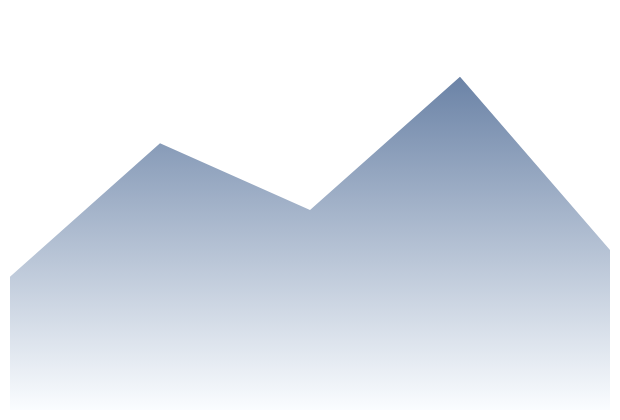

Specify this chart in Vega-Lite:
### Vega specification from a JSON file in a GitHub repository (floating-point values rounded to 4 significant figures)
{"$schema": "https://vega.github.io/schema/vega/v6.json", "width": 300, "height": 200, "padding": 5, "autosize": "none", "background": "white", "data": [{"name": "table", "values": [{"x": 0, "y": 10}, {"x": 1, "y": 20}, {"x": 2, "y": 15}, {"x": 3, "y": 25}, {"x": 4, "y": 12}]}], "scales": [{"name": "x", "type": "linear", "domain": [0, 4], "range": "width"}, {"name": "y", "type": "linear", "domain": [0, 30], "range": [{"signal": "height"}, 0]}], "marks": [{"type": "area", "from": {"data": "table"}, "encode": {"update": {"x": {"scale": "x", "field": "x"}, "y": {"scale": "y", "field": "y"}, "y2": {"scale": "y", "value": 0}, "fill": {"value": {"gradient": "linear", "stops": [{"offset": 0, "color": "#08306b"}, {"offset": 1, "color": "#f7fbff"}], "x1": 0, "y1": 0, "x2": 0, "y2": 1}}, "fillOpacity": {"value": 0.6}}}}]}
